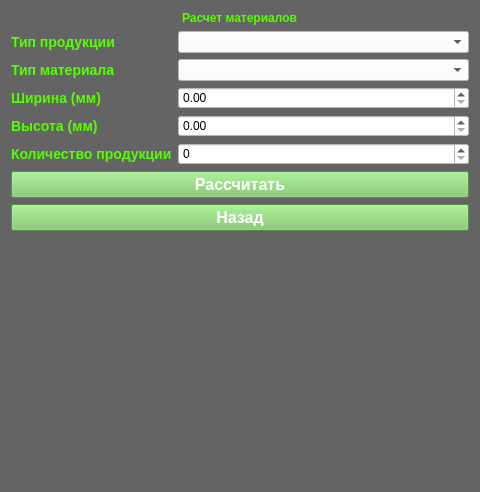
<?xml version="1.0" encoding="UTF-8"?>
<ui version="4.0">
 <class>Form</class>
 <widget class="QWidget" name="Form">
  <property name="geometry">
   <rect>
    <x>0</x>
    <y>0</y>
    <width>480</width>
    <height>492</height>
   </rect>
  </property>
  <property name="windowTitle">
   <string>Расчет материалов</string>
  </property>
  <property name="styleSheet">
   <string notr="true">background-color: rgb(100, 100, 100);</string>
  </property>
  <layout class="QVBoxLayout" name="verticalLayout_2">
   <item>
    <layout class="QVBoxLayout" name="verticalLayout">
     <item alignment="Qt::AlignHCenter|Qt::AlignTop">
      <widget class="QLabel" name="title">
       <property name="styleSheet">
        <string notr="true">color: rgb(85, 255, 0);
font: 75 14pt &quot;MS Shell Dlg 2&quot;;
font-weight: bold;</string>
       </property>
       <property name="text">
        <string>Расчет материалов</string>
       </property>
      </widget>
     </item>
     <item>
      <layout class="QFormLayout" name="formLayout">
       <item row="0" column="0">
        <widget class="QLabel" name="label_2">
         <property name="styleSheet">
          <string notr="true">font-size: 14px;
font-weight: bold;
color: rgb(85, 255, 0);</string>
         </property>
         <property name="text">
          <string>Тип продукции</string>
         </property>
        </widget>
       </item>
       <item row="0" column="1">
        <widget class="QComboBox" name="product_type_combobox">
         <property name="styleSheet">
          <string notr="true">background-color: white;</string>
         </property>
        </widget>
       </item>
       <item row="1" column="0">
        <widget class="QLabel" name="label">
         <property name="styleSheet">
          <string notr="true">font-size: 14px;
font-weight: bold;
color: rgb(85, 255, 0);
</string>
         </property>
         <property name="text">
          <string>Тип материала</string>
         </property>
        </widget>
       </item>
       <item row="1" column="1">
        <widget class="QComboBox" name="material_type_combobox">
         <property name="styleSheet">
          <string notr="true">background-color: white;
</string>
         </property>
        </widget>
       </item>
       <item row="2" column="0">
        <widget class="QLabel" name="label_3">
         <property name="styleSheet">
          <string notr="true">font-size: 14px;
font-weight: bold;
color: rgb(85, 255, 0);</string>
         </property>
         <property name="text">
          <string>Ширина (мм)</string>
         </property>
        </widget>
       </item>
       <item row="2" column="1">
        <widget class="QDoubleSpinBox" name="width_spinbox">
         <property name="styleSheet">
          <string notr="true">background-color: white;</string>
         </property>
        </widget>
       </item>
       <item row="3" column="0">
        <widget class="QLabel" name="label_4">
         <property name="styleSheet">
          <string notr="true">font-size: 14px;
font-weight: bold;
color: rgb(85, 255, 0);</string>
         </property>
         <property name="text">
          <string>Высота (мм)</string>
         </property>
        </widget>
       </item>
       <item row="3" column="1">
        <widget class="QDoubleSpinBox" name="height_spinbox">
         <property name="styleSheet">
          <string notr="true">background-color: white;</string>
         </property>
        </widget>
       </item>
       <item row="4" column="0">
        <widget class="QLabel" name="label_5">
         <property name="styleSheet">
          <string notr="true">font-size: 14px;
font-weight: bold;
color: rgb(85, 255, 0);</string>
         </property>
         <property name="text">
          <string>Количество продукции</string>
         </property>
        </widget>
       </item>
       <item row="4" column="1">
        <widget class="QSpinBox" name="spinBox">
         <property name="styleSheet">
          <string notr="true">background-color: white;</string>
         </property>
        </widget>
       </item>
      </layout>
     </item>
     <item>
      <widget class="QPushButton" name="calculate_button">
       <property name="palette">
        <palette>
         <active>
          <colorrole role="Button">
           <brush brushstyle="SolidPattern">
            <color alpha="255">
             <red>121</red>
             <green>197</green>
             <blue>100</blue>
            </color>
           </brush>
          </colorrole>
          <colorrole role="Text">
           <brush brushstyle="SolidPattern">
            <color alpha="255">
             <red>255</red>
             <green>255</green>
             <blue>255</blue>
            </color>
           </brush>
          </colorrole>
          <colorrole role="ButtonText">
           <brush brushstyle="SolidPattern">
            <color alpha="255">
             <red>255</red>
             <green>255</green>
             <blue>255</blue>
            </color>
           </brush>
          </colorrole>
          <colorrole role="Base">
           <brush brushstyle="SolidPattern">
            <color alpha="255">
             <red>121</red>
             <green>197</green>
             <blue>100</blue>
            </color>
           </brush>
          </colorrole>
          <colorrole role="Window">
           <brush brushstyle="SolidPattern">
            <color alpha="255">
             <red>121</red>
             <green>197</green>
             <blue>100</blue>
            </color>
           </brush>
          </colorrole>
         </active>
         <inactive>
          <colorrole role="Button">
           <brush brushstyle="SolidPattern">
            <color alpha="255">
             <red>121</red>
             <green>197</green>
             <blue>100</blue>
            </color>
           </brush>
          </colorrole>
          <colorrole role="Text">
           <brush brushstyle="SolidPattern">
            <color alpha="255">
             <red>255</red>
             <green>255</green>
             <blue>255</blue>
            </color>
           </brush>
          </colorrole>
          <colorrole role="ButtonText">
           <brush brushstyle="SolidPattern">
            <color alpha="255">
             <red>255</red>
             <green>255</green>
             <blue>255</blue>
            </color>
           </brush>
          </colorrole>
          <colorrole role="Base">
           <brush brushstyle="SolidPattern">
            <color alpha="255">
             <red>121</red>
             <green>197</green>
             <blue>100</blue>
            </color>
           </brush>
          </colorrole>
          <colorrole role="Window">
           <brush brushstyle="SolidPattern">
            <color alpha="255">
             <red>121</red>
             <green>197</green>
             <blue>100</blue>
            </color>
           </brush>
          </colorrole>
         </inactive>
         <disabled>
          <colorrole role="Button">
           <brush brushstyle="SolidPattern">
            <color alpha="255">
             <red>121</red>
             <green>197</green>
             <blue>100</blue>
            </color>
           </brush>
          </colorrole>
          <colorrole role="Text">
           <brush brushstyle="SolidPattern">
            <color alpha="255">
             <red>120</red>
             <green>120</green>
             <blue>120</blue>
            </color>
           </brush>
          </colorrole>
          <colorrole role="ButtonText">
           <brush brushstyle="SolidPattern">
            <color alpha="255">
             <red>120</red>
             <green>120</green>
             <blue>120</blue>
            </color>
           </brush>
          </colorrole>
          <colorrole role="Base">
           <brush brushstyle="SolidPattern">
            <color alpha="255">
             <red>121</red>
             <green>197</green>
             <blue>100</blue>
            </color>
           </brush>
          </colorrole>
          <colorrole role="Window">
           <brush brushstyle="SolidPattern">
            <color alpha="255">
             <red>121</red>
             <green>197</green>
             <blue>100</blue>
            </color>
           </brush>
          </colorrole>
         </disabled>
        </palette>
       </property>
       <property name="font">
        <font>
         <family>MS Shell Dlg 2</family>
         <pointsize>12</pointsize>
         <weight>75</weight>
         <bold>true</bold>
        </font>
       </property>
       <property name="styleSheet">
        <string notr="true">background-color: rgb(121, 197, 100);</string>
       </property>
       <property name="text">
        <string>Рассчитать</string>
       </property>
      </widget>
     </item>
     <item>
      <widget class="QPushButton" name="back_button">
       <property name="palette">
        <palette>
         <active>
          <colorrole role="Button">
           <brush brushstyle="SolidPattern">
            <color alpha="255">
             <red>121</red>
             <green>197</green>
             <blue>100</blue>
            </color>
           </brush>
          </colorrole>
          <colorrole role="Text">
           <brush brushstyle="SolidPattern">
            <color alpha="255">
             <red>255</red>
             <green>255</green>
             <blue>255</blue>
            </color>
           </brush>
          </colorrole>
          <colorrole role="ButtonText">
           <brush brushstyle="SolidPattern">
            <color alpha="255">
             <red>255</red>
             <green>255</green>
             <blue>255</blue>
            </color>
           </brush>
          </colorrole>
          <colorrole role="Base">
           <brush brushstyle="SolidPattern">
            <color alpha="255">
             <red>121</red>
             <green>197</green>
             <blue>100</blue>
            </color>
           </brush>
          </colorrole>
          <colorrole role="Window">
           <brush brushstyle="SolidPattern">
            <color alpha="255">
             <red>121</red>
             <green>197</green>
             <blue>100</blue>
            </color>
           </brush>
          </colorrole>
         </active>
         <inactive>
          <colorrole role="Button">
           <brush brushstyle="SolidPattern">
            <color alpha="255">
             <red>121</red>
             <green>197</green>
             <blue>100</blue>
            </color>
           </brush>
          </colorrole>
          <colorrole role="Text">
           <brush brushstyle="SolidPattern">
            <color alpha="255">
             <red>255</red>
             <green>255</green>
             <blue>255</blue>
            </color>
           </brush>
          </colorrole>
          <colorrole role="ButtonText">
           <brush brushstyle="SolidPattern">
            <color alpha="255">
             <red>255</red>
             <green>255</green>
             <blue>255</blue>
            </color>
           </brush>
          </colorrole>
          <colorrole role="Base">
           <brush brushstyle="SolidPattern">
            <color alpha="255">
             <red>121</red>
             <green>197</green>
             <blue>100</blue>
            </color>
           </brush>
          </colorrole>
          <colorrole role="Window">
           <brush brushstyle="SolidPattern">
            <color alpha="255">
             <red>121</red>
             <green>197</green>
             <blue>100</blue>
            </color>
           </brush>
          </colorrole>
         </inactive>
         <disabled>
          <colorrole role="Button">
           <brush brushstyle="SolidPattern">
            <color alpha="255">
             <red>121</red>
             <green>197</green>
             <blue>100</blue>
            </color>
           </brush>
          </colorrole>
          <colorrole role="Text">
           <brush brushstyle="SolidPattern">
            <color alpha="255">
             <red>120</red>
             <green>120</green>
             <blue>120</blue>
            </color>
           </brush>
          </colorrole>
          <colorrole role="ButtonText">
           <brush brushstyle="SolidPattern">
            <color alpha="255">
             <red>120</red>
             <green>120</green>
             <blue>120</blue>
            </color>
           </brush>
          </colorrole>
          <colorrole role="Base">
           <brush brushstyle="SolidPattern">
            <color alpha="255">
             <red>121</red>
             <green>197</green>
             <blue>100</blue>
            </color>
           </brush>
          </colorrole>
          <colorrole role="Window">
           <brush brushstyle="SolidPattern">
            <color alpha="255">
             <red>121</red>
             <green>197</green>
             <blue>100</blue>
            </color>
           </brush>
          </colorrole>
         </disabled>
        </palette>
       </property>
       <property name="font">
        <font>
         <family>MS Shell Dlg 2</family>
         <pointsize>12</pointsize>
         <weight>75</weight>
         <bold>true</bold>
        </font>
       </property>
       <property name="styleSheet">
        <string notr="true">background-color: rgb(121, 197, 100);</string>
       </property>
       <property name="text">
        <string>Назад</string>
       </property>
      </widget>
     </item>
     <item>
      <spacer name="verticalSpacer">
       <property name="orientation">
        <enum>Qt::Vertical</enum>
       </property>
       <property name="sizeHint" stdset="0">
        <size>
         <width>20</width>
         <height>40</height>
        </size>
       </property>
      </spacer>
     </item>
    </layout>
   </item>
  </layout>
 </widget>
 <resources/>
 <connections/>
</ui>
